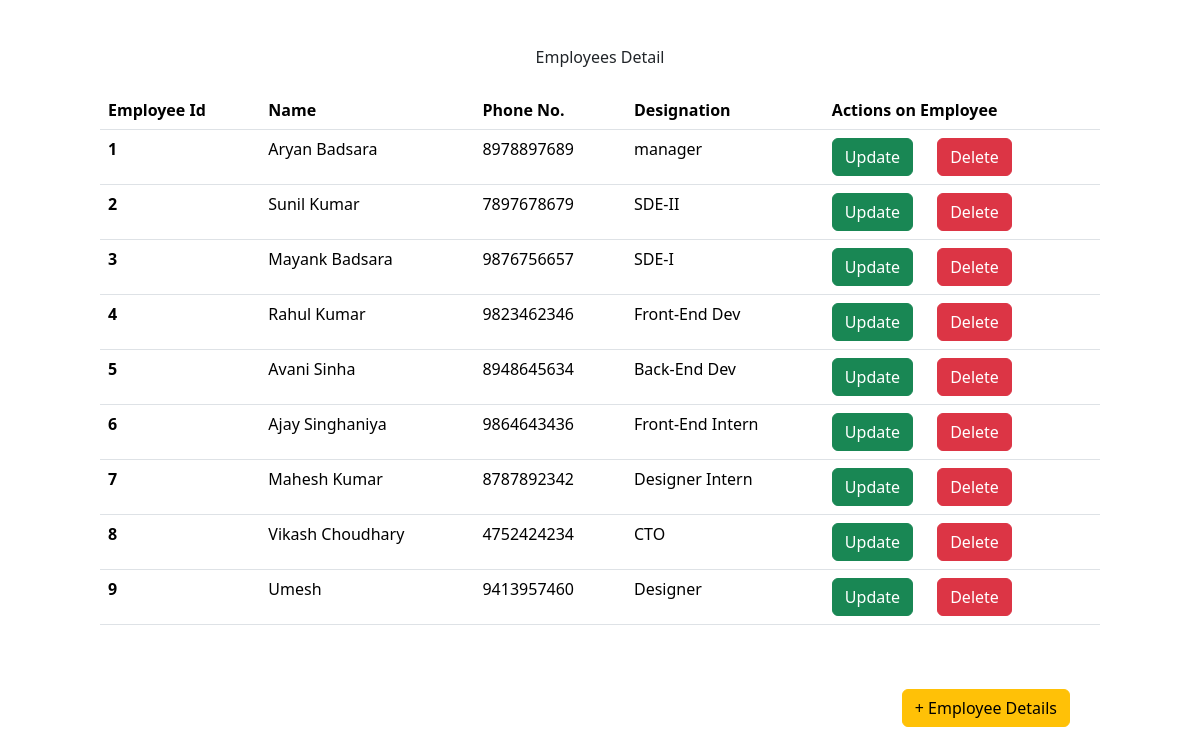
The page / on the database its author committed.
### Employees_detail/models.py (models this page shows, shortened)
class Employees_detail( models.Model ):
     name = models.CharField( max_length=100)
     email_id = models.EmailField(max_length=254, unique = True)
     phone_no = models.CharField(max_length=10)
     designation = models.CharField(max_length=100)
     image = models.ImageField(upload_to='images/')

### Employees_detail/views.py (the view)
# urls.py: path('', get_details),
def get_details(request):
    employees = Employees_detail.objects.all()
    return render(request, "employees_detail.html", {'employees' : employees})

### Employees_detail/templates/employees_detail.html
{% extends "index.html" %}
{% load static %}
{% load static tailwind_tags %}
{% block content %}
    {% block detail-section %}
    <div class= "container pt-5">
            <h1 class="text-center">Employees Detail</h1>
        <br>
        <table class="table">
            <thead>
                <tr>
                <th scope="col">Employee Id</th>
                <th scope="col">Name</th>
                <th scope="col">Phone No.</th>
                <th scope="col">Designation</th>
                <th scope="col">Actions on Employee</th>
                </tr>
            </thead>
            <tbody>
                {% for emp in employees %}
                    <tr>
                        <th>{{ forloop.counter }}</th>
                        <td> <a href="{% url 'employee_info' emp.pk %}">{{ emp.name}}</a></td>
                        <td>{{ emp.phone_no}}</td>
                        <td>{{ emp.designation}}</td>
                        <td><a href="{% url 'edit_employee' emp.pk %}" class="btn btn-success" style= "margin-right: 20px;">Update</a>
                        <a href="{% url 'employee_delete' emp.pk %}" class="btn btn-danger">Delete</a></td>
                    </tr>
                {% endfor %}
            </tbody>
        </table>
        <br><br>
        <div style="display: flex; justify-content: right; align-items: right;">
            <a href="{% url 'add_employee' %}" class="btn btn-warning" style= "margin-right: 30px"> + Employee Details</a>
        </div>
    </div>
    {% endblock  %}
{% endblock  %}

### templates/index.html (shortened to what this page needs)
{% load static %}
{% load static tailwind_tags %}
{% tailwind_css %}
<!DOCTYPE html>
<html lang="en">
<head>
    <link href="https://cdn.jsdelivr.net/npm/bootstrap@5.3.7/dist/css/bootstrap.min.css" rel="stylesheet">
</head>
<body>
    {% block content %} {% endblock  %}
</body>
</html>

### rows shown on the page
Employees_detail: name "Aryan Badsara", phone_no "8978897689", designation "manager"
Employees_detail: name "Sunil Kumar", phone_no "7897678679", designation "SDE-II"
Employees_detail: name "Mayank Badsara", phone_no "9876756657", designation "SDE-I"
Employees_detail: name "Rahul Kumar", phone_no "9823462346", designation "Front-End Dev"
Employees_detail: name "Avani Sinha", phone_no "8948645634", designation "Back-End Dev"
Employees_detail: name "Ajay Singhaniya", phone_no "9864643436", designation "Front-End Intern"
Employees_detail: name "Mahesh Kumar", phone_no "8787892342", designation "Designer Intern"
Employees_detail: name "Vikash Choudhary", phone_no "4752424234", designation "CTO"
Employees_detail: name "Umesh", phone_no "9413957460", designation "Designer"
